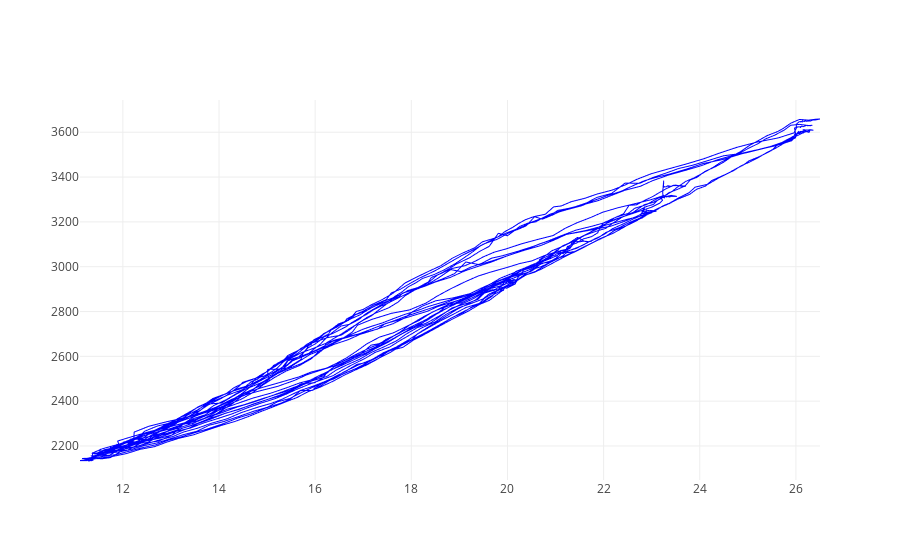

The notebook cell saved with this chart:
### Code cell
#assign data
trace0 = go.Scattergl(
        x = ynew[30:],
        y = SensorData[20:],
        name ="xy",
        mode = 'lines',
        line=dict(
            width=1, color='blue'
        )
)
data = [trace0]

iplot(data, filename='scatter')

### Figure 1 — Plotly figure (JSON) as saved in the notebook; plotly's stock layout.template omitted (floating-point values rounded to 4 significant figures; data arrays with more than 128 entries replaced by an {"elided": "..."} marker saying what was removed)
{"data": [{"line": {"color": "blue", "width": 1}, "mode": "lines", "name": "xy", "type": "scattergl", "x": {"elided": "1866 float values"}, "y": {"elided": "1877 str values"}}], "layout": {}}
